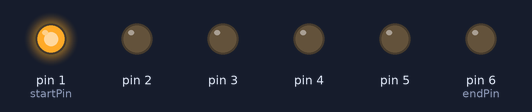
Simulated run of this sketch. Board: Arduino Uno, built with avr-gcc and run on an emulated ATmega328P. On the bench: output pins drawn as LEDs (lit = HIGH).

Above: at 0.05 s.
At 0.55 s:
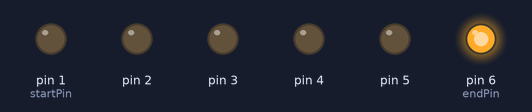
At 0.75 s:
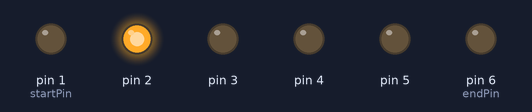
At 1.45 s:
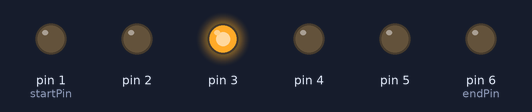
At 2.15 s:
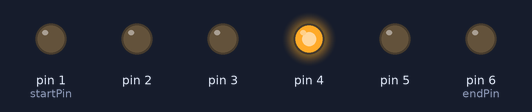
At 2.85 s:
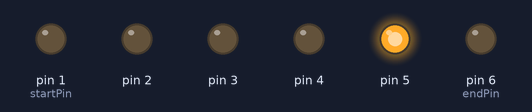
Timing chart, 0 to 3.1 s (numbered marks = the images above):
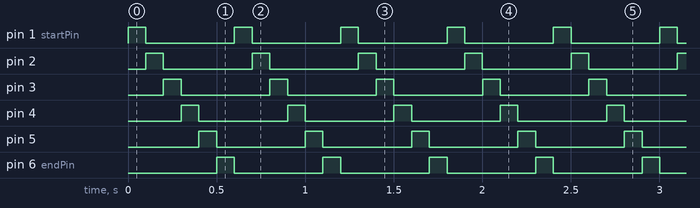

The sketch:

leds_order.ino
```cpp
int startPin = 1;
int endPin = 6;
int index = 0;

void setup(){
    for (int i = startPin; i <= endPin; ++i){
        pinMode(i, OUTPUT);
    }
}

void loop(){
    for (int i = startPin; i <= endPin; ++i){
        digitalWrite(i, LOW);
    }
    digitalWrite(startPin + index, HIGH);
    index = (index + 1) % (endPin - startPin + 1);
    delay(100);
}
```

Measured:
- by itself, pin 1 (startPin), pin 2–5, pin 6 (endPin): alternates HIGH for 0.10 s and LOW for 0.50 s
- by itself, everything shown: repeats every 0.60 s, in 6 steps
